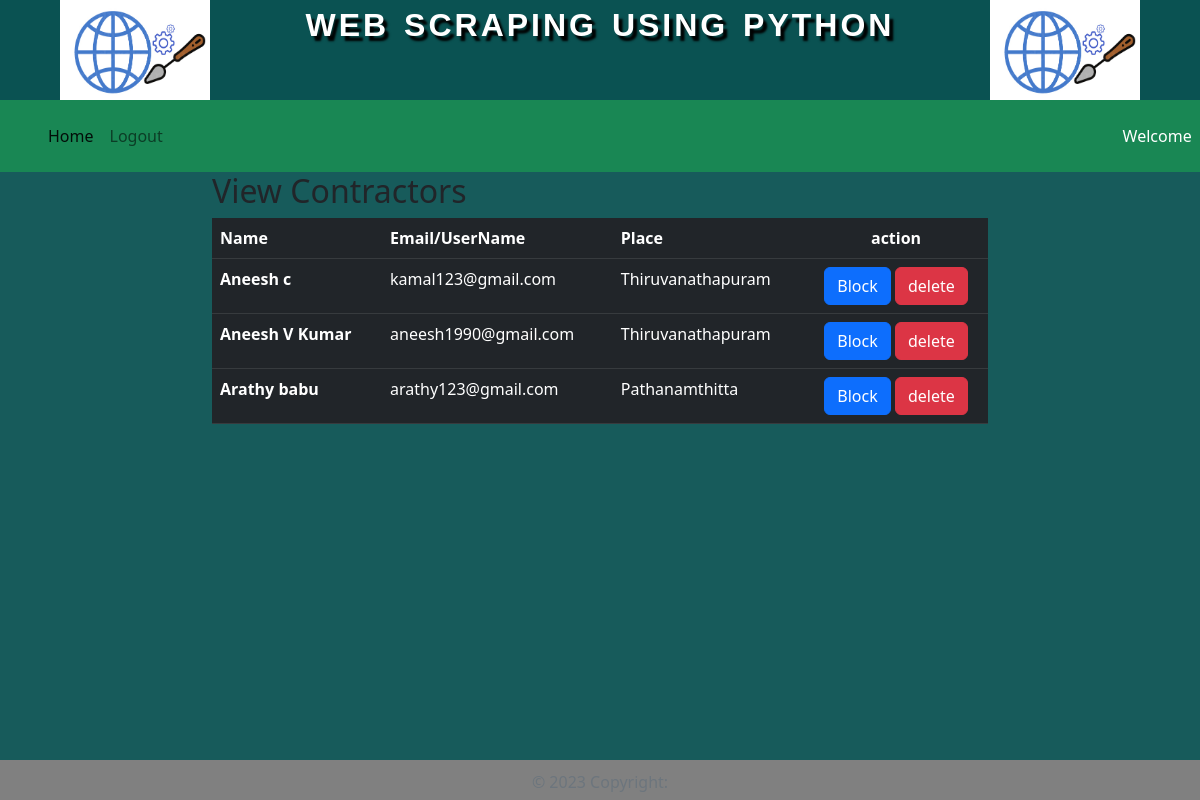
/allureg/, run on the app's committed database.
### app/models.py (models this page shows)
class ureg(models.Model):
    firstname=models.CharField(max_length=200)
    lastname=models.CharField(max_length=200)
    email=models.CharField(max_length=200, unique=True)
    password=models.CharField(max_length=200)
    place=models.CharField(max_length=200)
    gender=models.CharField(max_length=200)
    mp=models.CharField(max_length=200)
    ward=models.CharField(max_length=200)
    status = models.BooleanField(default=False)

### app/views.py (the view)
# urls.py: path('allureg/', views.allureg, name='allureg'),
def allureg(request):
    works = ureg.objects.all()
    return render(request, 'allureg.html', {'creg': works})

### app/templates/allureg.html
{% extends 'councillor.html' %}
{% block content %}
<div class="col-lg-12">
    <h2 class="page-header">View Contractors</h2>
                </div>
 <div class="row">
    <div class="col-md-12">
       <table class="table table-hover table-dark">
  <thead>
    <tr>
      <th scope="col">Name</th>
      <th scope="col">Email/UserName</th>
 <th scope="col">Place</th>
        <th  colspan="2" class="text-center">action</th>
    </tr>
  </thead>
  <tbody>
{% for com in creg %}
    <tr>
      <th scope="row">{{com.firstname}}&nbsp;{{com.lastname}}</th>
        <td>{{com.email}}</td>
        <td>{{com.place}}</td>
        <td colspan="2" class="text-center">
       {% if com.status  %}
            <a href="{% url 'changestatus_user' com.id %}"  class="btn btn-primary" id="{{com.id}}">Block</a>
            {% else %}
            <a href="{% url 'changestatus_user' com.id %}" class="btn btn-danger" id="{{com.id}}">Unblock</a>
            {% endif %}
         <a href="{% url 'delete_ureg' com.id %}" class="btn btn-danger" id="{{com.id}}">delete</a>
        </td>
    </tr>
    {% endfor %}
  </tbody>
</table>
    </div>
  </div>
{% endblock %}

### app/templates/councillor.html (style rules this page uses)
* { margin:0; padding: 0; box-sizing: border-box; }
body { background-color: rgb(17, 134, 155); }

### data on the page
ureg: firstname "Aneesh", lastname "c", email "kamal123@gmail.com", place "Thiruvanathapuram"
ureg: firstname "Aneesh", lastname "V Kumar", email "aneesh1990@gmail.com", place "Thiruvanathapuram"
ureg: firstname "Arathy", lastname "babu", email "arathy123@gmail.com", place "Pathanamthitta"
